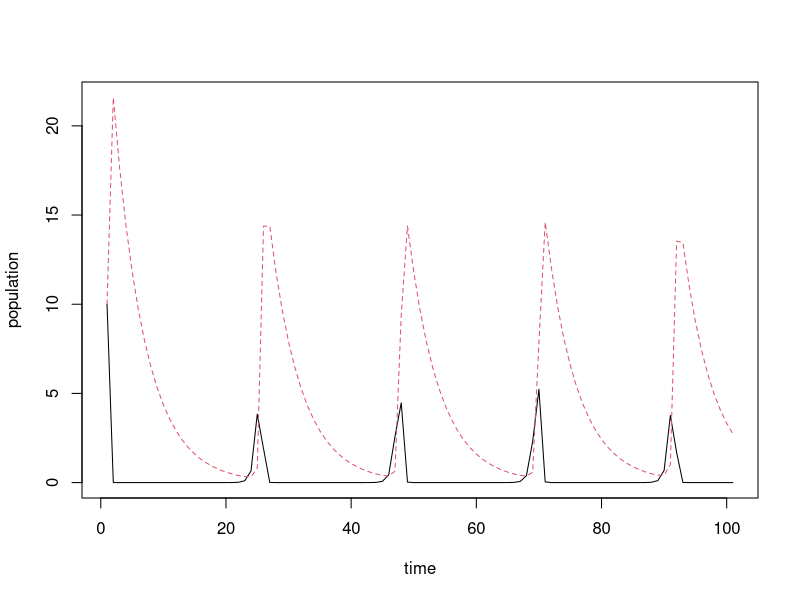
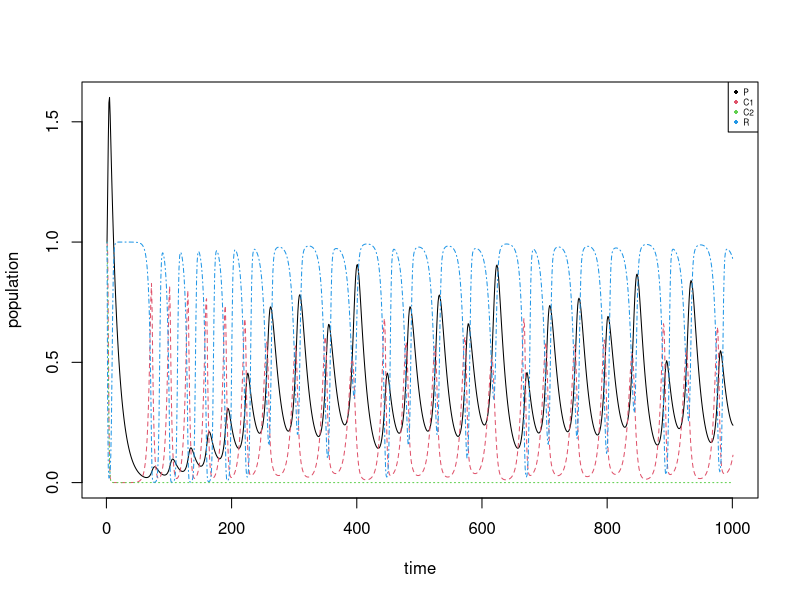

These charts were generated, in order, by the following R code:
## ---- chunk 1
library(tidyverse); library(deSolve)
## ---- chunk 2
LotVmod <- function (Time, State, Pars) {
    with(as.list(c(State, Pars)), {
        dx = x*(alpha - beta*y)
        dy = -y*(gamma - delta*x)
        return(list(c(dx, dy)))
    })
}
 
Pars <- c(alpha = 2, beta = .5, gamma = .2, delta = .6)
State <- c(x = 10, y = 10)
Time <- seq(0, 100, by = 1)
 
out <- as.data.frame(ode(func = LotVmod, y = State, parms = Pars, times = Time))
 
matplot(out[,-1], type = "l", xlab = "time", ylab = "population")
## ---- chunk 3
VassFox <- function (Time, State, Pars) {
    with(as.list(c(State, Pars)), {
      #M_C1_j = M_C1_0 * exp()
      #M_C2_j = M_C2_0 * exp()
      
      dP = - (M_P * P) + ( ( (J_P * P) * ( (O_P_C1 * C1) + ( (1 - O_P_C1) * C2) ) ) / ( (O_P_C1 * C1) + ((1 - O_P_C1) * C2) + C_0) ) 
      dC1 = - (M_C1_0 * C1) + ( (O_C1_R * J_C1 * C1 * R) / (R + R_0_1) ) - ( (O_P_C1 * J_P * P * C1) / ( (O_P_C1 * C1) + ((1 - O_P_C1) * C2) + C_0) )
      dC2 = - (M_C2_0 * C2) + ( (O_C2_R * J_C2 * C2 * R) / (R + R_0_2) ) - ( (O_P_C1 * J_P * P * C2) / ( (O_P_C1 * C1) + ((1 - O_P_C1) * C2) + C_0) )
      dR = r * R * (1 - (R / K)) - ( (O_C1_R * J_C1 * C1 * R) / (R + R_0_1) ) - ( (O_C2_R * J_C2 * C2 * R) / (R + R_0_2) )
      
      return(list(c(dP, dC1, dC2, dR)))
      
    })
}


# from Table 1
pars <- c(
  # resource intrinsic rate of growth
  r = 1.0,
  # resource carrying capacity
  K = 1.0,
  # consumer 1 ingestion rate
  J_C1 = 0.8036,
  # consumer 2 ingestion rate
  J_C2 = 0.7,
  # predator ingestion rate
  J_P = 0.4,
  # medial consumer 1 mortality rate
  M_C1_0 = 0.4,
  # medial consumer 2 mortality rate
  M_C2_0 = 0.2,
  # predator mortality rate
  M_P = 0.08,
  # half saturation constant
  R_0_1 = 0.16129,
  R_0_2 = 0.9,
  C_0 = 0.5,
  # preference coefficient
  O_P_C1 = 0.92,
  O_C1_R = 1.0,
  O_C2_R = 0.98
)

State <- c(P = 1, C1 = 1, C2 = 1, R = 1)
Time <- seq(0, 1000, by = 1)
 
VF_out <- as.data.frame(ode(func = VassFox, y = State, parms = pars, times = Time))
plot.new()
matplot(VF_out[,-1], type = "l", xlab = "time", ylab = "population"); legend("topright", legend = c("P", "C1", "C2", "R"), col = 1:4, cex = 0.5, pch = 16)
## ---- chunk 4
VassFox <- function (Time, State, Pars) {
    with(as.list(c(State, Pars)), {
      #M_C1_j = M_C1_0 * exp()
      #M_C2_j = M_C2_0 * exp()
      
      dP = - (M_P * P) + ( ( (J_P * P) * ( (O_P_C1 * C1) + ( (1 - O_P_C1) * C2) ) ) / ( (O_P_C1 * C1) + ((1 - O_P_C1) * C2) + C_0) ) 
      dC1 = - (M_C1_0 * C1) + ( (O_C1_R * J_C1 * C1 * R) / (R + R_0_1) ) - ( (O_P_C1 * J_P * P * C1) / ( (O_P_C1 * C1) + ((1 - O_P_C1) * C2) + C_0) )
      dC2 = - (M_C2_0 * C2) + ( (O_C2_R * J_C2 * C2 * R) / (R + R_0_2) ) - ( (O_P_C1 * J_P * P * C2) / ( (O_P_C1 * C1) + ((1 - O_P_C1) * C2) + C_0) )
      dR = r * R * (1 - (R / K)) - ( (O_C1_R * J_C1 * C1 * R) / (R + R_0_1) ) - ( (O_C2_R * J_C2 * C2 * R) / (R + R_0_2) )
      
      return(list(c(dP, dC1, dC2, dR)))
      
    })
}


# from Table 1
pars <- c(
  # resource intrinsic rate of growth
  r = 1.0,
  # resource carrying capacity
  K = 1.0,
  # consumer 1 ingestion rate
  J_C1 = 0.8036,
  # consumer 2 ingestion rate
  J_C2 = 0.7,
  # predator ingestion rate
  J_P = 0.4,
  # medial consumer 1 mortality rate
  M_C1_0 = 0.4,
  # medial consumer 2 mortality rate
  M_C2_0 = 0.2,
  # predator mortality rate
  M_P = 0.08,
  # half saturation constant
  R_0_1 = 0.16129,
  R_0_2 = 0.9,
  C_0 = 0.5,
  # preference coefficient
  O_P_C1 = 0.92,
  O_C1_R = 1.0,
  O_C2_R = 0.98
)
